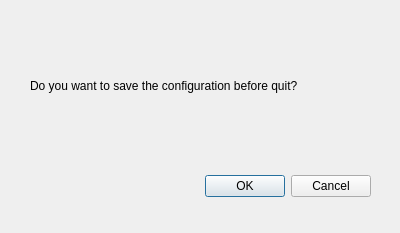
<?xml version="1.0" encoding="UTF-8"?>
<ui version="4.0">
 <class>Dialog</class>
 <widget class="QDialog" name="Dialog">
  <property name="geometry">
   <rect>
    <x>0</x>
    <y>0</y>
    <width>400</width>
    <height>233</height>
   </rect>
  </property>
  <property name="windowTitle">
   <string>Dialog</string>
  </property>
  <widget class="QDialogButtonBox" name="buttonBox">
   <property name="geometry">
    <rect>
     <x>30</x>
     <y>170</y>
     <width>341</width>
     <height>32</height>
    </rect>
   </property>
   <property name="orientation">
    <enum>Qt::Horizontal</enum>
   </property>
   <property name="standardButtons">
    <set>QDialogButtonBox::Cancel|QDialogButtonBox::Ok</set>
   </property>
  </widget>
  <widget class="QLabel" name="label">
   <property name="geometry">
    <rect>
     <x>30</x>
     <y>60</y>
     <width>311</width>
     <height>51</height>
    </rect>
   </property>
   <property name="text">
    <string>Do you want to save the configuration before quit?</string>
   </property>
  </widget>
 </widget>
 <resources/>
 <connections>
  <connection>
   <sender>buttonBox</sender>
   <signal>accepted()</signal>
   <receiver>Dialog</receiver>
   <slot>accept()</slot>
   <hints>
    <hint type="sourcelabel">
     <x>248</x>
     <y>254</y>
    </hint>
    <hint type="destinationlabel">
     <x>157</x>
     <y>274</y>
    </hint>
   </hints>
  </connection>
  <connection>
   <sender>buttonBox</sender>
   <signal>rejected()</signal>
   <receiver>Dialog</receiver>
   <slot>reject()</slot>
   <hints>
    <hint type="sourcelabel">
     <x>316</x>
     <y>260</y>
    </hint>
    <hint type="destinationlabel">
     <x>286</x>
     <y>274</y>
    </hint>
   </hints>
  </connection>
 </connections>
</ui>
